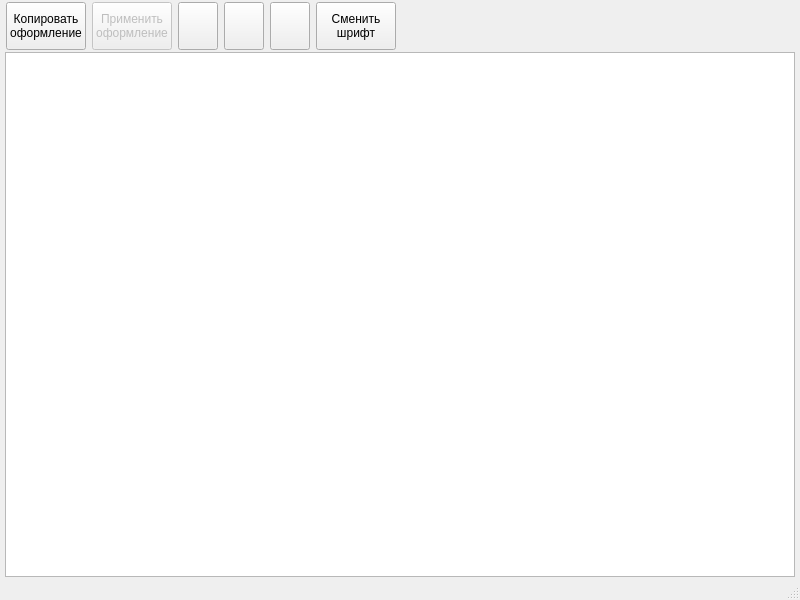
<?xml version="1.0" encoding="UTF-8"?>
<ui version="4.0">
 <class>MainWindow</class>
 <widget class="QMainWindow" name="MainWindow">
  <property name="geometry">
   <rect>
    <x>0</x>
    <y>0</y>
    <width>800</width>
    <height>600</height>
   </rect>
  </property>
  <property name="windowTitle">
   <string>TextFormat</string>
  </property>
  <widget class="QWidget" name="centralwidget">
   <layout class="QVBoxLayout" name="verticalLayout_2">
    <property name="spacing">
     <number>1</number>
    </property>
    <property name="leftMargin">
     <number>5</number>
    </property>
    <property name="topMargin">
     <number>1</number>
    </property>
    <property name="rightMargin">
     <number>5</number>
    </property>
    <property name="bottomMargin">
     <number>1</number>
    </property>
    <item>
     <widget class="QWidget" name="panel" native="true">
      <property name="sizePolicy">
       <sizepolicy hsizetype="Maximum" vsizetype="Preferred">
        <horstretch>0</horstretch>
        <verstretch>0</verstretch>
       </sizepolicy>
      </property>
      <property name="minimumSize">
       <size>
        <width>0</width>
        <height>50</height>
       </size>
      </property>
      <layout class="QHBoxLayout" name="horizontalLayout">
       <property name="leftMargin">
        <number>1</number>
       </property>
       <property name="topMargin">
        <number>1</number>
       </property>
       <property name="rightMargin">
        <number>1</number>
       </property>
       <property name="bottomMargin">
        <number>1</number>
       </property>
       <item>
        <widget class="QPushButton" name="copyFormat">
         <property name="sizePolicy">
          <sizepolicy hsizetype="Maximum" vsizetype="Minimum">
           <horstretch>0</horstretch>
           <verstretch>0</verstretch>
          </sizepolicy>
         </property>
         <property name="text">
          <string>Копировать
оформление</string>
         </property>
        </widget>
       </item>
       <item>
        <widget class="QPushButton" name="applyFormat">
         <property name="enabled">
          <bool>false</bool>
         </property>
         <property name="sizePolicy">
          <sizepolicy hsizetype="Maximum" vsizetype="Minimum">
           <horstretch>0</horstretch>
           <verstretch>0</verstretch>
          </sizepolicy>
         </property>
         <property name="text">
          <string>Применить
оформление</string>
         </property>
        </widget>
       </item>
       <item>
        <widget class="QPushButton" name="alignLeft">
         <property name="sizePolicy">
          <sizepolicy hsizetype="Maximum" vsizetype="Minimum">
           <horstretch>0</horstretch>
           <verstretch>0</verstretch>
          </sizepolicy>
         </property>
         <property name="text">
          <string/>
         </property>
         <property name="icon">
          <iconset resource="resource/resources.qrc">
           <normaloff>:/aleft.png</normaloff>:/aleft.png</iconset>
         </property>
         <property name="iconSize">
          <size>
           <width>48</width>
           <height>48</height>
          </size>
         </property>
        </widget>
       </item>
       <item>
        <widget class="QPushButton" name="alignCenter">
         <property name="sizePolicy">
          <sizepolicy hsizetype="Maximum" vsizetype="Minimum">
           <horstretch>0</horstretch>
           <verstretch>0</verstretch>
          </sizepolicy>
         </property>
         <property name="text">
          <string/>
         </property>
         <property name="icon">
          <iconset resource="resource/resources.qrc">
           <normaloff>:/acenter.png</normaloff>:/acenter.png</iconset>
         </property>
         <property name="iconSize">
          <size>
           <width>48</width>
           <height>48</height>
          </size>
         </property>
        </widget>
       </item>
       <item>
        <widget class="QPushButton" name="alignRight">
         <property name="sizePolicy">
          <sizepolicy hsizetype="Maximum" vsizetype="Minimum">
           <horstretch>0</horstretch>
           <verstretch>0</verstretch>
          </sizepolicy>
         </property>
         <property name="text">
          <string/>
         </property>
         <property name="icon">
          <iconset resource="resource/resources.qrc">
           <normaloff>:/aright.png</normaloff>:/aright.png</iconset>
         </property>
         <property name="iconSize">
          <size>
           <width>48</width>
           <height>48</height>
          </size>
         </property>
        </widget>
       </item>
       <item>
        <widget class="QPushButton" name="changeFont">
         <property name="sizePolicy">
          <sizepolicy hsizetype="Maximum" vsizetype="Minimum">
           <horstretch>0</horstretch>
           <verstretch>0</verstretch>
          </sizepolicy>
         </property>
         <property name="text">
          <string>Сменить
шрифт</string>
         </property>
        </widget>
       </item>
      </layout>
     </widget>
    </item>
    <item>
     <layout class="QVBoxLayout" name="verticalLayout">
      <property name="sizeConstraint">
       <enum>QLayout::SetMaximumSize</enum>
      </property>
      <item>
       <widget class="QTextEdit" name="textEdit">
        <property name="font">
         <font>
          <pointsize>12</pointsize>
         </font>
        </property>
       </widget>
      </item>
     </layout>
    </item>
   </layout>
  </widget>
  <widget class="QMenuBar" name="menubar">
   <property name="geometry">
    <rect>
     <x>0</x>
     <y>0</y>
     <width>800</width>
     <height>21</height>
    </rect>
   </property>
  </widget>
  <widget class="QStatusBar" name="statusbar"/>
 </widget>
 <resources>
  <include location="resource/resources.qrc"/>
 </resources>
 <connections/>
</ui>
